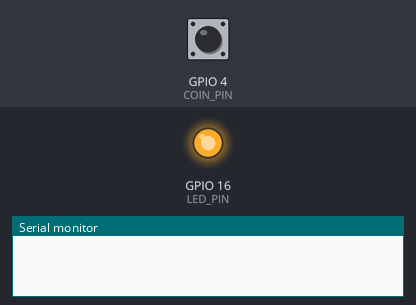
Bench run of a sketch on a simulated ESP8266 (NodeMCU). On the bench: output pins drawn as LEDs (lit = HIGH), the last lines printed to the serial monitor. Inputs (shaded band) come from the test bench; at power-on: GPIO 4 (COIN_PIN) HIGH.

Above: at 1.2 s.
1.3 s: GPIO 4 (COIN_PIN) pulled LOW for 0.15 s
At 2.1 s:
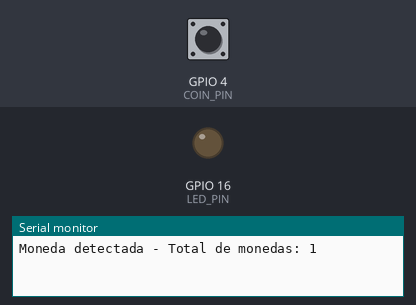
Timing chart, 0 to 4.3 s (numbered marks = the images above; inputs shaded):
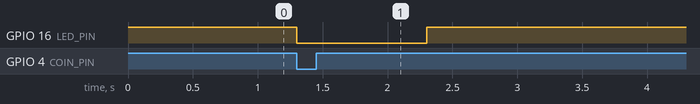

The sketch:

coin_acceptor.ino
```cpp
/*
  Código creado y mejorado por NOXIVO para nodeMCU ESP8266.

  Este código ha sido creado, optimizado y mejorado significativamente por NOXIVO para ofrecer una detección de monedas
  más precisa y confiable. Se han implementado diversas técnicas y estrategias para minimizar los falsos positivos
  y mejorar la robustez del sistema. Entre las mejoras implementadas se incluyen:

  - Debounce de software: Se ha implementado un mecanismo de debounce de software para filtrar los rebotes del
    interruptor y garantizar una detección precisa de las monedas.

  - Manejo de interrupciones: Se ha optimizado el manejo de interrupciones para minimizar la latencia y mejorar
    la respuesta del sistema ante la detección de una moneda.

  - Conteo de monedas: Se ha añadido un contador de monedas para llevar un registro del número total de monedas
    insertadas y ofrecer una retroalimentación al usuario a través del puerto serial.

  - Indicación visual: Se utiliza un LED para indicar visualmente cuando se ha detectado una moneda, proporcionando
    una confirmación rápida y clara al usuario sobre la aceptación de la moneda.

  Para cualquier consulta, comentario o mejora adicional, por favor contactar a NOXIVO.
*/

const int COIN_PIN = 4;    // Pin GPIO4 para la señal del monedero
const int LED_PIN = 16;    // Pin GPIO13 para el LED

volatile int coinCount = 0;  // Contador de monedas
volatile bool coinDetected = false;  // Bandera para detectar la inserción de una moneda

unsigned long lastDebounceTime = 0;  // Último tiempo de rebote del interruptor
unsigned long debounceDelay = 50;    // Tiempo de debounce en milisegundos

void ICACHE_RAM_ATTR handleCoinInterrupt() {
  if ((millis() - lastDebounceTime) > debounceDelay) {
    coinDetected = true;  // Activamos la bandera de detección de moneda
    lastDebounceTime = millis();  // Actualizamos el tiempo de rebote
  }
}

void setup() {
  Serial.begin(115200);  // Inicializamos el puerto serial
  pinMode(COIN_PIN, INPUT_PULLUP);  // Configuramos el pin del monedero como entrada con pull-up interno
  pinMode(LED_PIN, OUTPUT);  // Configuramos el pin del LED como salida
  digitalWrite(LED_PIN, HIGH);  // Encendemos el LED inicialmente
  attachInterrupt(digitalPinToInterrupt(COIN_PIN), handleCoinInterrupt, FALLING);  // Configuramos la interrupción en el pin indicado
}

void loop() {
  if (coinDetected) {  // Verificamos si se detectó una moneda
    coinDetected = false;  // Reiniciamos la bandera de detección de moneda
    coinCount++;  // Incrementamos el contador de monedas
    handleCoin();  // Manejamos la inserción de la moneda
  }
}

// Función para manejar la inserción de monedas
void handleCoin() {
  digitalWrite(LED_PIN, LOW);  // Apagamos el LED
  Serial.print("Moneda detectada - Total de monedas: ");  // Imprimimos un mensaje
  Serial.println(coinCount);  // Imprimimos el total de monedas
  delay(1000);  // Esperamos un segundo
  digitalWrite(LED_PIN, HIGH);  // Encendemos el LED
}
```

Measured:
- after the input at 1.3 s, GPIO 16 (LED_PIN): HIGH → LOW at once, → HIGH 1.0 s later
